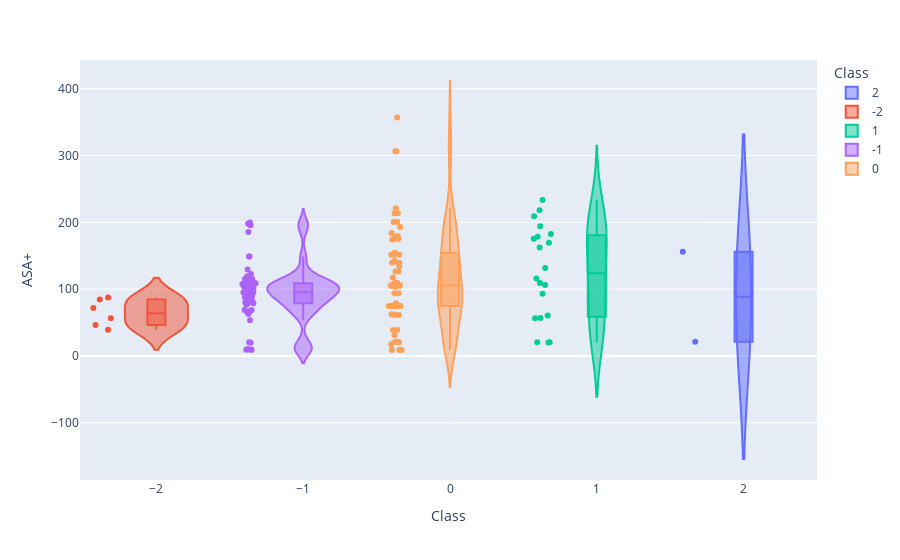

Write notebook code for a chart like this one.
### Code cell
import plotly.express as px

fig = px.violin(best_attr_data, y="ASA+", x="Class", color="Class", box=True, points="all",
          hover_data=best_attr_data.columns)
fig.show()

### Figure 1 — Plotly figure (JSON) as saved in the notebook; plotly's stock layout.template omitted (floating-point values rounded to 4 significant figures; data arrays with more than 128 entries replaced by an {"elided": "..."} marker saying what was removed)
{"data": [{"alignmentgroup": "True", "box": {"visible": true}, "customdata": [[622.4, 212.4, 601.1, 10.11, -8.971, 0.9973, 5.547, 5.375, 0.9835], [156.7, 187.2, 0.7196, 2.931, -3.685, 0.7182, 2.106, 2.118, 1.509]], "hovertemplate": "Class=%{x}<br>ASA+=%{y}<br>ASA-=%{customdata[0]}<br>CASA+=%{customdata[1]}<br>DASA=%{customdata[2]}<br>h_logP=%{customdata[3]}<br>h_logS=%{customdata[4]}<br>npr2=%{customdata[5]}<br>rgyr=%{customdata[6]}<br>std_dim1=%{customdata[7]}<br>std_dim2=%{customdata[8]}<extra></extra>", "legendgroup": "2", "marker": {"color": "#636efa"}, "name": "2", "offsetgroup": "2", "orientation": "v", "points": "all", "scalegroup": "True", "showlegend": true, "type": "violin", "x": [2, 2], "x0": " ", "xaxis": "x", "y": [21.28, 156.0], "y0": " ", "yaxis": "y"}, {"alignmentgroup": "True", "box": {"visible": true}, "customdata": [[499.5, 68.99, 460.5, 10.48, -10.13, 0.7367, 3.768, 2.839, 1.732], [421.4, 110.1, 375.2, 5.372, -6.205, 0.9356, 3.078, 1.968, 1.369], [480.5, 98.29, 424.1, 9.795, -9.442, 0.9536, 3.802, 2.855, 1.267], [444.8, 152.2, 357.6, 8.999, -9.138, 0.7388, 4.031, 3.088, 1.719], [458.2, 122.8, 386.6, 9.112, -8.755, 0.9821, 3.863, 2.853, 1.239], [430.1, 142.8, 345.5, 8.434, -8.074, 0.9039, 3.947, 2.855, 1.383]], "hovertemplate": "Class=%{x}<br>ASA+=%{y}<br>ASA-=%{customdata[0]}<br>CASA+=%{customdata[1]}<br>DASA=%{customdata[2]}<br>h_logP=%{customdata[3]}<br>h_logS=%{customdata[4]}<br>npr2=%{customdata[5]}<br>rgyr=%{customdata[6]}<br>std_dim1=%{customdata[7]}<br>std_dim2=%{customdata[8]}<extra></extra>", "legendgroup": "-2", "marker": {"color": "#EF553B"}, "name": "-2", "offsetgroup": "-2", "orientation": "v", "points": "all", "scalegroup": "True", "showlegend": true, "type": "violin", "x": [-2, -2, -2, -2, -2, -2], "x0": " ", "xaxis": "x", "y": [38.98, 46.27, 56.39, 87.26, 71.59, 84.54], "y0": " ", "yaxis": "y"}, {"alignmentgroup": "True", "box": {"visible": true}, "customdata": {"elided": "20x9 float values"}, "hovertemplate": "Class=%{x}<br>ASA+=%{y}<br>ASA-=%{customdata[0]}<br>CASA+=%{customdata[1]}<br>DASA=%{customdata[2]}<br>h_logP=%{customdata[3]}<br>h_logS=%{customdata[4]}<br>npr2=%{customdata[5]}<br>rgyr=%{customdata[6]}<br>std_dim1=%{customdata[7]}<br>std_dim2=%{customdata[8]}<extra></extra>", "legendgroup": "1", "marker": {"color": "#00cc96"}, "name": "1", "offsetgroup": "1", "orientation": "v", "points": "all", "scalegroup": "True", "showlegend": true, "type": "violin", "x": [1, 1, 1, 1, 1, 1, 1, 1, 1, 1, 1, 1, 1, 1, 1, 1, 1, 1, 1, 1], "x0": " ", "xaxis": "x", "y": [194.1, 209.1, 56.44, 20.57, 106.2, 218.1, 162.3, 169.5, 182.4, 131.7, 175.5, 20.14, 115.8, 56.88, 178.5, 233.4, 60.59, 20.37, 93.01, 109.3], "y0": " ", "yaxis": "y"}, {"alignmentgroup": "True", "box": {"visible": true}, "customdata": {"elided": "64x9 float values"}, "hovertemplate": "Class=%{x}<br>ASA+=%{y}<br>ASA-=%{customdata[0]}<br>CASA+=%{customdata[1]}<br>DASA=%{customdata[2]}<br>h_logP=%{customdata[3]}<br>h_logS=%{customdata[4]}<br>npr2=%{customdata[5]}<br>rgyr=%{customdata[6]}<br>std_dim1=%{customdata[7]}<br>std_dim2=%{customdata[8]}<extra></extra>", "legendgroup": "-1", "marker": {"color": "#ab63fa"}, "name": "-1", "offsetgroup": "-1", "orientation": "v", "points": "all", "scalegroup": "True", "showlegend": true, "type": "violin", "x": [-1, -1, -1, -1, -1, -1, -1, -1, -1, -1, -1, -1, -1, -1, -1, -1, -1, -1, -1, -1, -1, -1, -1, -1, -1, -1, -1, -1, -1, -1, -1, -1, -1, -1, -1, -1, -1, -1, -1, -1, -1, -1, -1, -1, -1, -1, -1, -1, -1, -1, -1, -1, -1, -1, -1, -1, -1, -1, -1, -1, -1, -1, -1, -1], "x0": " ", "xaxis": "x", "y": [62.88, 78.98, 81.09, 87.86, 64.85, 96.97, 115.5, 92.09, 107.8, 99.34, 122.6, 197.7, 20.36, 199.6, 129.4, 19.85, 76.53, 53.36, 9.305, 84.04, 105.2, 185.5, 94.34, 148.7, 68.88, 195.5, 10.08, 66.46, 104.3, 115.0, 100.5, 87.83, 98.66, 90.31, 95.27, 108.6, 119.2, 80.1, 80.01, 95.08, 78.93, 9.305, 84.04, 105.2, 9.305, 148.7, 68.88, 10.08, 108.6, 108.6, 108.6, 108.6, 66.46, 108.6, 104.3, 115.0, 100.5, 87.83, 98.66, 90.31, 95.27, 108.6, 95.08, 108.6], "y0": " ", "yaxis": "y"}, {"alignmentgroup": "True", "box": {"visible": true}, "customdata": {"elided": "62x9 float values"}, "hovertemplate": "Class=%{x}<br>ASA+=%{y}<br>ASA-=%{customdata[0]}<br>CASA+=%{customdata[1]}<br>DASA=%{customdata[2]}<br>h_logP=%{customdata[3]}<br>h_logS=%{customdata[4]}<br>npr2=%{customdata[5]}<br>rgyr=%{customdata[6]}<br>std_dim1=%{customdata[7]}<br>std_dim2=%{customdata[8]}<extra></extra>", "legendgroup": "0", "marker": {"color": "#FFA15A"}, "name": "0", "offsetgroup": "0", "orientation": "v", "points": "all", "scalegroup": "True", "showlegend": true, "type": "violin", "x": [0, 0, 0, 0, 0, 0, 0, 0, 0, 0, 0, 0, 0, 0, 0, 0, 0, 0, 0, 0, 0, 0, 0, 0, 0, 0, 0, 0, 0, 0, 0, 0, 0, 0, 0, 0, 0, 0, 0, 0, 0, 0, 0, 0, 0, 0, 0, 0, 0, 0, 0, 0, 0, 0, 0, 0, 0, 0, 0, 0, 0, 0], "x0": " ", "xaxis": "x", "y": [221.0, 117.3, 30.94, 193.1, 356.8, 154.4, 306.5, 8.778, 74.78, 61.16, 140.9, 151.6, 174.3, 20.5, 213.6, 134.1, 139.6, 184.1, 142.3, 109.3, 103.6, 38.77, 21.38, 151.4, 93.73, 17.53, 126.2, 62.4, 200.4, 104.3, 78.87, 174.9, 104.9, 179.3, 306.5, 8.778, 74.78, 8.778, 74.78, 61.16, 74.78, 105.8, 20.5, 213.6, 74.78, 139.6, 105.8, 109.3, 38.77, 21.38, 151.4, 93.73, 74.78, 126.2, 200.4, 74.78, 74.78, 74.78, 74.78, 174.9, 104.9, 179.3], "y0": " ", "yaxis": "y"}], "layout": {"legend": {"title": {"text": "Class"}, "tracegroupgap": 0}, "margin": {"t": 60}, "violinmode": "overlay", "xaxis": {"anchor": "y", "categoryarray": [2, -2, 1, -1, 0], "categoryorder": "array", "domain": [0, 1], "title": {"text": "Class"}}, "yaxis": {"anchor": "x", "domain": [0, 1], "title": {"text": "ASA+"}}}}
